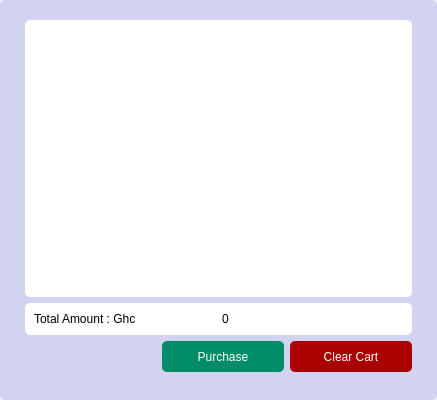
<?xml version="1.0" encoding="UTF-8"?>
<ui version="4.0">
 <class>Dialog</class>
 <widget class="QDialog" name="Dialog">
  <property name="geometry">
   <rect>
    <x>0</x>
    <y>0</y>
    <width>437</width>
    <height>400</height>
   </rect>
  </property>
  <property name="maximumSize">
   <size>
    <width>500</width>
    <height>400</height>
   </size>
  </property>
  <property name="windowTitle">
   <string>Dialog</string>
  </property>
  <property name="styleSheet">
   <string notr="true">border-radius: 5px;</string>
  </property>
  <layout class="QVBoxLayout" name="verticalLayout">
   <property name="leftMargin">
    <number>0</number>
   </property>
   <property name="topMargin">
    <number>0</number>
   </property>
   <property name="rightMargin">
    <number>0</number>
   </property>
   <property name="bottomMargin">
    <number>0</number>
   </property>
   <item>
    <widget class="QWidget" name="widget" native="true">
     <property name="maximumSize">
      <size>
       <width>56789</width>
       <height>16777215</height>
      </size>
     </property>
     <property name="styleSheet">
      <string notr="true">background-color: rgb(210, 210, 241);</string>
     </property>
     <layout class="QVBoxLayout" name="verticalLayout_2">
      <property name="leftMargin">
       <number>25</number>
      </property>
      <property name="topMargin">
       <number>20</number>
      </property>
      <property name="rightMargin">
       <number>25</number>
      </property>
      <item>
       <widget class="QWidget" name="widget_3" native="true">
        <property name="styleSheet">
         <string notr="true">background-color: rgb(255, 255, 255);</string>
        </property>
        <layout class="QVBoxLayout" name="verticalLayout_3">
         <item>
          <widget class="QTableWidget" name="cart">
           <property name="font">
            <font>
             <family>Open Sans ExtraBold</family>
             <pointsize>10</pointsize>
             <weight>75</weight>
             <bold>true</bold>
            </font>
           </property>
           <property name="styleSheet">
            <string notr="true"/>
           </property>
           <property name="gridStyle">
            <enum>Qt::DashDotLine</enum>
           </property>
          </widget>
         </item>
        </layout>
       </widget>
      </item>
      <item>
       <widget class="QWidget" name="widget_2" native="true">
        <property name="maximumSize">
         <size>
          <width>16777215</width>
          <height>600</height>
         </size>
        </property>
        <property name="styleSheet">
         <string notr="true">background-color: rgb(255, 255, 255);</string>
        </property>
        <layout class="QHBoxLayout" name="horizontalLayout">
         <item alignment="Qt::AlignLeft">
          <widget class="QLabel" name="label">
           <property name="styleSheet">
            <string notr="true">font: 14pt &quot;OCR A Extended&quot;;</string>
           </property>
           <property name="text">
            <string>Total Amount : Ghc</string>
           </property>
          </widget>
         </item>
         <item>
          <widget class="QLabel" name="amount">
           <property name="styleSheet">
            <string notr="true">
font: 81 14pt &quot;Open Sans ExtraBold&quot;;</string>
           </property>
           <property name="text">
            <string>0</string>
           </property>
          </widget>
         </item>
        </layout>
       </widget>
      </item>
      <item>
       <widget class="QWidget" name="widget_5" native="true">
        <property name="sizePolicy">
         <sizepolicy hsizetype="Preferred" vsizetype="Preferred">
          <horstretch>0</horstretch>
          <verstretch>0</verstretch>
         </sizepolicy>
        </property>
        <property name="maximumSize">
         <size>
          <width>16777215</width>
          <height>50</height>
         </size>
        </property>
        <layout class="QHBoxLayout">
         <property name="topMargin">
          <number>0</number>
         </property>
         <property name="rightMargin">
          <number>0</number>
         </property>
         <property name="bottomMargin">
          <number>19</number>
         </property>
         <item>
          <widget class="QWidget" name="widget_4" native="true">
           <property name="sizePolicy">
            <sizepolicy hsizetype="Expanding" vsizetype="Expanding">
             <horstretch>0</horstretch>
             <verstretch>0</verstretch>
            </sizepolicy>
           </property>
          </widget>
         </item>
         <item>
          <widget class="QPushButton" name="purchase">
           <property name="sizePolicy">
            <sizepolicy hsizetype="Expanding" vsizetype="Preferred">
             <horstretch>0</horstretch>
             <verstretch>0</verstretch>
            </sizepolicy>
           </property>
           <property name="maximumSize">
            <size>
             <width>400</width>
             <height>500</height>
            </size>
           </property>
           <property name="styleSheet">
            <string notr="true">color: rgb(255, 255, 255);
font: 75 10pt &quot;Open Sans Extrabold&quot;;
background-color: rgb(0, 141, 103);</string>
           </property>
           <property name="text">
            <string>Purchase</string>
           </property>
           <property name="iconSize">
            <size>
             <width>23</width>
             <height>18</height>
            </size>
           </property>
          </widget>
         </item>
         <item>
          <widget class="QPushButton" name="clear">
           <property name="sizePolicy">
            <sizepolicy hsizetype="Expanding" vsizetype="Expanding">
             <horstretch>0</horstretch>
             <verstretch>0</verstretch>
            </sizepolicy>
           </property>
           <property name="maximumSize">
            <size>
             <width>500</width>
             <height>16777215</height>
            </size>
           </property>
           <property name="styleSheet">
            <string notr="true">font: 75 10pt &quot;Open Sans Extrabold&quot;;
color: rgb(255, 255, 255);
background-color: rgb(170, 0, 0);</string>
           </property>
           <property name="text">
            <string>Clear Cart</string>
           </property>
           <property name="iconSize">
            <size>
             <width>16</width>
             <height>13</height>
            </size>
           </property>
          </widget>
         </item>
        </layout>
       </widget>
      </item>
     </layout>
    </widget>
   </item>
  </layout>
 </widget>
 <resources/>
 <connections/>
</ui>
